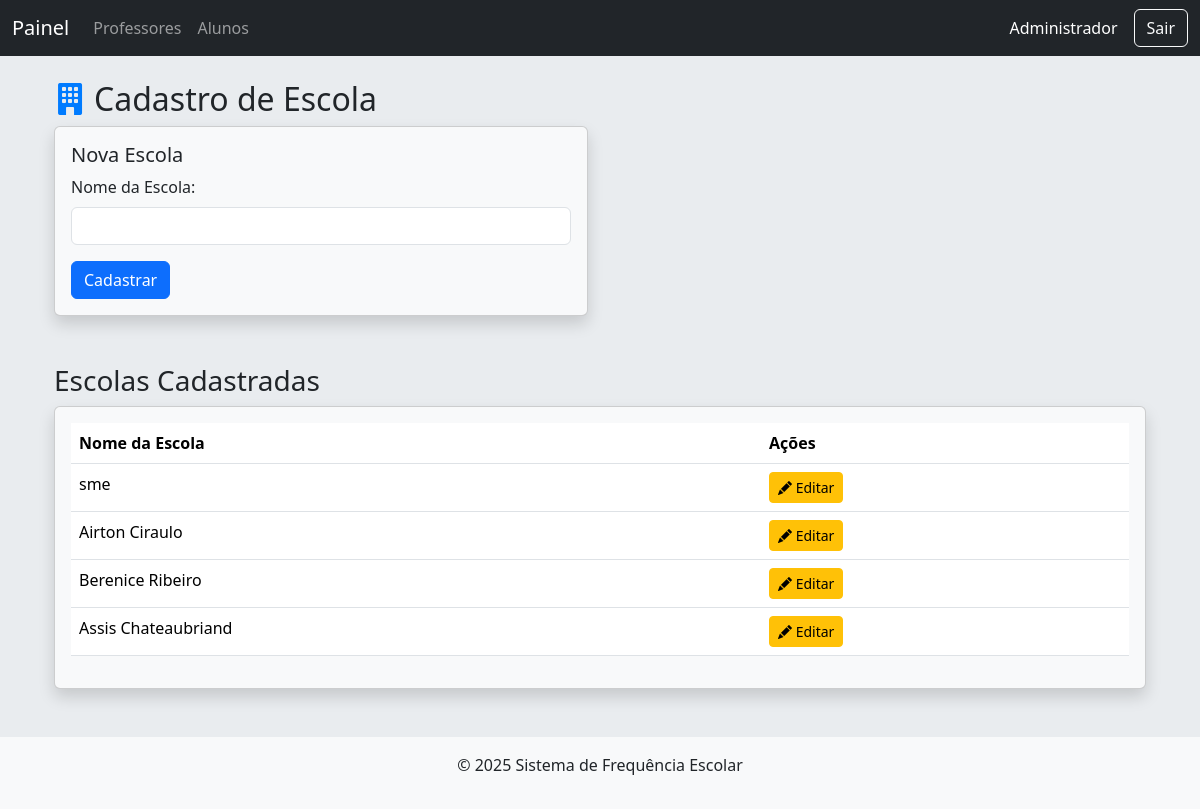
Page /cadastro_escola.php (signed in) on the committed database.
### tables this page shows
CREATE TABLE `escolas` (
  `id` int NOT NULL,
  `nome` varchar(255) DEFAULT NULL,
  `endereco` text
);

### cadastro_escola.php (the view, shortened to what this page needs)
<?php
require 'config/db.php';
require 'includes/header.php';
try {
    $stmt = $pdo->query("SELECT id, nome FROM escolas");
    $escolas = $stmt->fetchAll(PDO::FETCH_ASSOC);
} catch (PDOException $e) {
    $erro = "Erro ao listar escolas: " . $e->getMessage();
    $escolas = [];
}
?>
<!DOCTYPE html>
<html lang="pt-BR">
<head>
    <link href="https://cdn.jsdelivr.net/npm/bootstrap@5.3.3/dist/css/bootstrap.min.css" rel="stylesheet">
    <link href="https://cdn.jsdelivr.net/npm/bootstrap-icons/font/bootstrap-icons.css" rel="stylesheet">
</head>
<body>
<div class="container mt-4">
  <h2><i class="bi bi-building-fill me-2" style="color: #007bff;"></i>Cadastro de Escola</h2>
  <div class="row">
    <div class="col-md-6">
      <div class="card bg-light shadow mb-4">
        <div class="card-body">
          <h5 class="card-title">Nova Escola</h5>
          <form method="POST" action="">
            <div class="mb-3">
              <label for="nome" class="form-label">Nome da Escola:</label>
              <input type="text" name="nome" id="nome" class="form-control" required>
            </div>
            <button type="submit" class="btn btn-primary">Cadastrar</button>
          </form>
        </div>
      </div>
    </div>
  </div>
  <h3 class="mt-4">Escolas Cadastradas</h3>
  <div class="card bg-light shadow">
    <div class="card-body">
      <?php if (empty($escolas)): ?>
        <p>Nenhuma escola cadastrada.</p>
      <?php else: ?>
        <div class="table-responsive">
          <table class="table table-hover">
            <thead>
              <tr>
                <th>Nome da Escola</th>
                <th>Ações</th>
              </tr>
            </thead>
            <tbody>
              <?php foreach ($escolas as $escola): ?>
                <tr>
                  <td><?= htmlspecialchars($escola['nome']) ?></td>
                  <td>
                    <a href="cadastro_escola.php?edit_id=<?= $escola['id'] ?>" class="btn btn-sm btn-warning">
                      <i class="bi bi-pencil-fill"></i> Editar
                    </a>
                  </td>
                </tr>
              <?php endforeach; ?>
            </tbody>
          </table>
        </div>
      <?php endif; ?>
    </div>
  </div>
</div>
<?php require 'includes/footer.php'; ?>
</body>
</html>

### cadastro_escola.php (style rules this page uses)
body { background-color: #e9ecef; }
.card { transition: transform 0.2s, box-shadow 0.2s; }

### rows in the picture
escolas: nome "sme"
escolas: nome "Airton Ciraulo"
escolas: nome "Berenice Ribeiro"
escolas: nome "Assis Chateaubriand"

### other values in the picture
$_SESSION['nome'] "Administrador"
